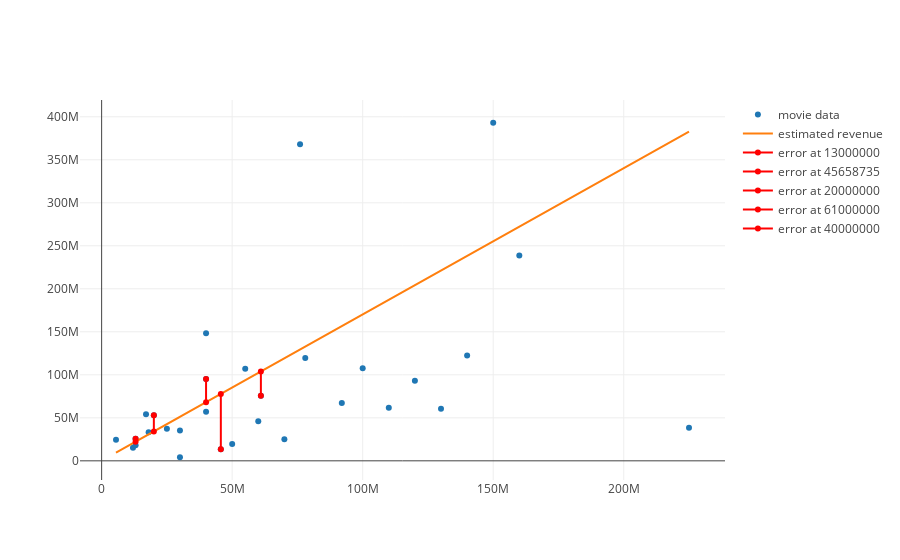

This figure's notebook cell:
### Code cell
from plotly.offline import iplot, init_notebook_mode
init_notebook_mode(connected=True)

from graph import trace_values, m_b_trace, plot
movies_trace = trace_values(x_values, y_values, text=titles, name='movie data')
regression_trace = m_b_trace(1.7, 100000, x_values, name='estimated revenue')
plot([movies_trace, regression_trace, *errors_for_regression])

### Figure 1 — Plotly figure (JSON) as saved in the notebook; plotly's stock layout.template omitted (floating-point values rounded to 4 significant figures)
{"data": [{"mode": "markers", "name": "movie data", "text": ["21 &amp; Over", "Dredd 3D", "12 Years a Slave", "2 Guns", "42", "47 Ronin", "A Good Day to Die Hard", "About Time", "Admission", "After Earth", "American Hustle", "August: Osage County", "Beautiful Creatures", "Blue Jasmine", "Captain Phillips", "Carrie", "Cloudy with a Chance of Meatballs 2", "Despicable Me 2", "Don Jon", "Elysium", "Ender&#39;s Game", "Epic", "Escape from Planet Earth", "Escape Plan", "Evil Dead", "Fast and Furious 6", "Frozen", "G.I. Joe: Retaliation", "Gangster Squad", "Gloria"], "x": [13000000, 45658735, 20000000, 61000000, 40000000, 225000000, 92000000, 12000000, 13000000, 130000000, 40000000, 25000000, 50000000, 18000000, 55000000, 30000000, 78000000, 76000000, 5500000, 120000000, 110000000, 100000000, 40000000, 70000000, 17000000, 160000000, 150000000, 140000000, 60000000, 30000000], "y": [25682380, 13414714, 53107035, 75612460, 95020213, 38362475, 67349198, 15323921, 18007317, 60522097, 148430908, 37304874, 19452138, 33345833, 107136417, 35266619, 119640264, 368065385, 24477704, 93050117, 61737191, 107518682, 57012977, 25213103, 54239856, 238679850, 393050114, 122523060, 46000903, 4167493]}, {"mode": "line", "name": "estimated revenue", "x": [13000000, 45658735, 20000000, 61000000, 40000000, 225000000, 92000000, 12000000, 13000000, 130000000, 40000000, 25000000, 50000000, 18000000, 55000000, 30000000, 78000000, 76000000, 5500000, 120000000, 110000000, 100000000, 40000000, 70000000, 17000000, 160000000, 150000000, 140000000, 60000000, 30000000], "y": [22200000, 77720000.0, 34100000, 103800000, 68100000, 382600000, 156500000, 20500000, 22200000, 221100000, 68100000, 42600000, 85100000, 30700000, 93600000, 51100000, 132700000, 129300000, 9450000, 204100000, 187100000, 170100000, 68100000, 119100000, 29000000, 272100000, 255100000, 238100000, 102100000, 51100000]}, {"marker": {"color": "red"}, "mode": "line", "name": "error at 13000000 ", "x": [13000000, 13000000], "y": [25682380, 22200000]}, {"marker": {"color": "red"}, "mode": "line", "name": "error at 45658735 ", "x": [45658735, 45658735], "y": [13414714, 77720000.0]}, {"marker": {"color": "red"}, "mode": "line", "name": "error at 20000000 ", "x": [20000000, 20000000], "y": [53107035, 34100000]}, {"marker": {"color": "red"}, "mode": "line", "name": "error at 61000000 ", "x": [61000000, 61000000], "y": [75612460, 103800000]}, {"marker": {"color": "red"}, "mode": "line", "name": "error at 40000000 ", "x": [40000000, 40000000], "y": [95020213, 68100000]}], "layout": {}}
